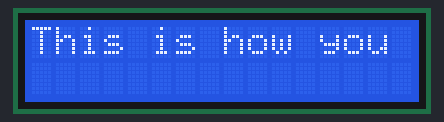
A program run on a simulated Raspberry Pi (BCM pin numbers). Parts: 16×2 character LCD. Library files of the repository ran but are not shown: RPi_LCD_16x2_I2C_driver.py. At 2.3 s the program stops and its outputs stay as they are.

Above: at 0.3 s.
At 1.4 s:
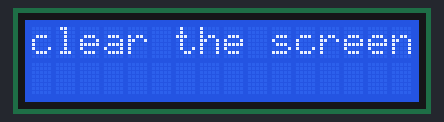

The program:

screen_tests_clear_the_screen.py
```python
#!/home/pi/spotmicro/venv/bin/python3 -u

import RPi_LCD_16x2_I2C_driver
from time import *

mylcd = RPi_LCD_16x2_I2C_driver.lcd()

mylcd.lcd_display_string("This is how you", 1)
sleep(1)

mylcd.lcd_clear()

mylcd.lcd_display_string("clear the screen", 1)
sleep(1)

mylcd.lcd_clear()
```

Measured:
- what the display in image 0 shows lasts 1.0 s, from 0.3 s to 1.3 s
